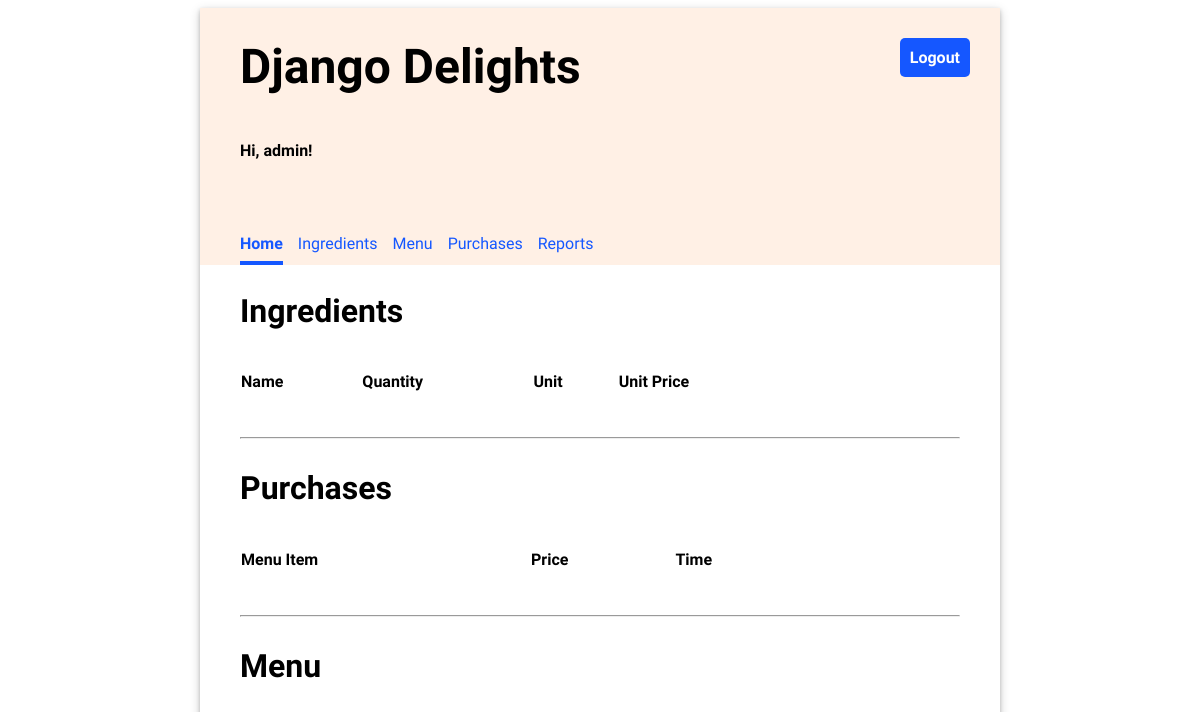
The app's page / (signed in), older data.
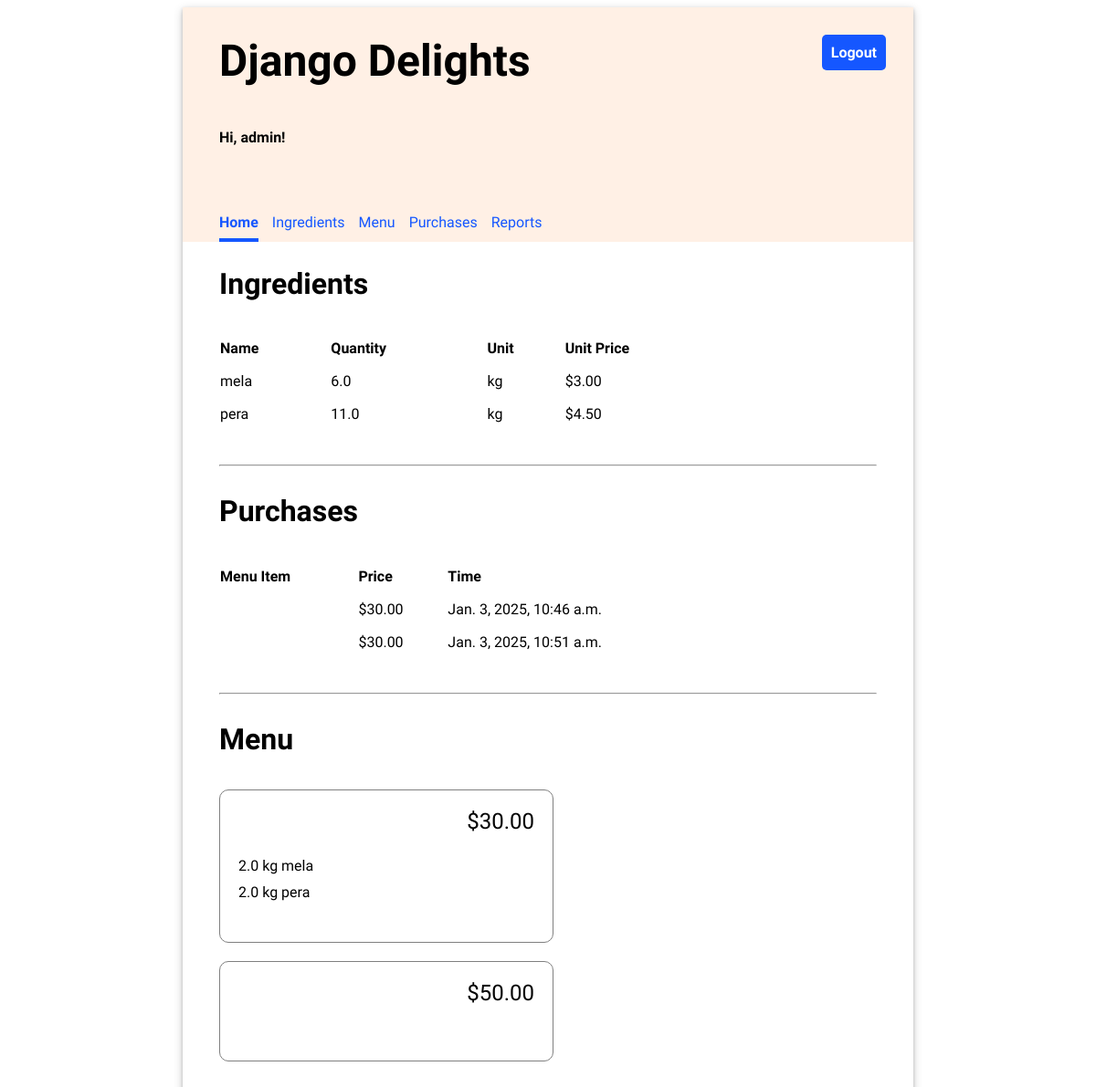
The same page, newer data.
### inventory/models.py (models this page shows, shortened)
class Ingredient(models.Model):
    name = models.CharField(max_length=100, unique=True)
    quantity = models.FloatField(default=0)
    unit = models.CharField(max_length=20)  # e.g., kg, liters, pieces
    price_per_unit = models.FloatField(default=0)

class Purchase(models.Model):
    menu_item = models.ForeignKey(MenuItem, on_delete=models.CASCADE)
    timestamp = models.DateTimeField(auto_now_add=True)

class MenuItem(models.Model):
    name = models.CharField(max_length=100, unique=True)
    price = models.FloatField(default=0.00)

class RecipeRequirement(models.Model):
    menu_item = models.ForeignKey(MenuItem, on_delete=models.CASCADE)
    ingredient = models.ForeignKey(Ingredient, on_delete=models.CASCADE)
    quantity = models.FloatField(default=0)
    class Meta:
        unique_together = ['menu_item', 'ingredient']

### inventory/views.py (the view)
# urls.py: path('', views.HomeView.as_view(), name='home'),
class HomeView(LoginRequiredMixin, TemplateView):
    template_name = "inventory/home.html"
    def get_context_data(self, **kwargs):
        context = super().get_context_data(**kwargs)
        context["ingredients"] = Ingredient.objects.all()
        context["menu_items"] = MenuItem.objects.all()
        context["purchases"] = Purchase.objects.all()
        return context

### inventory/templates/inventory/home.html (shortened to what this page needs)
{% extends 'base.html' %}
{% load static %}
{% block content %}
    <div class="home">
        <div>
            <h2>Ingredients</h2>
            <table class="inventory-table">
                <thead>
                    <tr>
                        <th>Name</th>
                        <th>Quantity</th>
                        <th>Unit</th>
                        <th>Unit Price</th>
                    </tr>
                </thead>
                <tbody>
                {% for ingredient in ingredients %}
                    <tr>
                        <td>{{ ingredient.name }}</td>
                        <td>{{ ingredient.quantity }}</td>
                        <td>{{ ingredient.unit }}</td>
                        <td class="price">${{ ingredient.price_per_unit|stringformat:".2f" }}</td>
                    </tr>
                {% endfor %}
                </tbody>
            </table>
        </div>
        <hr/>
        <div>
            <h2>Purchases</h2>
            <table class="inventory-table">
                <thead>
                    <tr>
                        <th>Menu Item</th>
                        <th>Price</th>
                        <th>Time</th>
                    </tr>
                </thead>
                <tbody>
                {% for purchase in purchases %}
                    <tr>
                        <td>{{ purchase.menu_item.title }}</td>
                        <td class="price">${{ purchase.menu_item.price|stringformat:".2f" }}</td>
                        <td>{{ purchase.timestamp }}</td>
                    </tr>
                {% endfor %}
                </tbody>
            </table>
        </div>
        <hr/>
        <div>
            <h2>Menu</h2>
            <ul class="menu-items">
            {% for menu_item in menu_items %}
                <li>
                    <div class="menu-item-header">
                        <div class="menu-item-price">${{ menu_item.price|stringformat:".2f" }}</div>
                    </div>
                    <ul class="menu-item-ingredients">
                        {% for recipe_requirement in menu_item.reciperequirement_set.all %}
                        <li>{{ recipe_requirement.quantity }} {{recipe_requirement.ingredient.unit }} {{ recipe_requirement.ingredient.name }}</li>
                        {% endfor %}
                    </ul>
                </li>
            {% endfor %}
            </ul>
        </div>
    </div>
{% endblock %}

### inventory/templates/base.html (shortened to what this page needs)
{% load static %}
<!DOCTYPE html>
<html>
<head>
  <link rel="stylesheet" type="text/css" href="{% static 'inventory/style.css' %}" />
</head>
<body>
  <div class="app">
  <header>
    <div class="header-first-row">
      <h1 class="title">Django Delights</h1>
      {% if user.is_authenticated %}
      <a class="logout" href="/logout">Logout</a>
      {% endif %}
    </div>
    {% if user.is_authenticated %}
      <p>Hi, {{ user.username }}!</p>
      <nav class="navbar">
        {% url 'home' as home_url %}
        {% url 'ingredients' as ingredients_url %}
        {% url 'menu' as menu_url %}
        {% url 'purchases' as purchases_url %}
        {% url 'reports' as reports_url %}
        <a class="nav-item{% if request.path == home_url %} current-page{% endif %}" href="{% url 'home' %}">Home</a>
        <a class="nav-item{% if request.path == ingredients_url %} current-page{% endif %}" href="{% url 'ingredients' %}">Ingredients</a>
        <a class="nav-item{% if request.path == menu_url %} current-page{% endif %}" href="{% url 'menu' %}">Menu</a>
        <a class="nav-item{% if request.path == purchases_url %} current-page{% endif %}" href="{% url 'purchases' %}">Purchases</a>
        <a class="nav-item{% if request.path == reports_url %} current-page{% endif %}" href="{% url 'reports' %}">Reports</a>
      </nav>
    {% endif %}
  </header>
  <main>
    {% block content %}{% endblock %}
  </main>
  </div>
</body>
</html>

### inventory/static/inventory/style.css (style rules this page uses)
body { font-family: 'Oxygen', sans-serif; }
hr { margin: 30px 0; }
header { background-color: #FFF0E5; min-height: 200px; display: flex; align-items: center; flex-direction: column; align-items: flex-start; padding-left: 40px; }
main { display: flex; flex-direction: column; padding: 0 40px 20px 40px; justify-content: center; }
main h2 { font-size: 2em; }
.app { min-width: 800px; max-width: 60%; margin: 0 auto; box-shadow: 0 2px 4px 0 rgba(0, 0, 0, 0.2), 0 3px 10px 0 rgba(0, 0, 0, 0.19); }
.title { font-size: 3em; padding: 30px 0; margin: auto 0; }
header p { font-weight: bold; }
.navbar { margin-top: 50px; display: flex; width: 100%; }
.navbar a { text-decoration: none; padding: 8px 0; color: #1557FF; margin-right: 15px; }
.navbar a:hover, .navbar .current-page { border-bottom: solid 4px #1557FF; border-spacing: 0 15px; font-weight: bold; }
main table { text-align: left; border-collapse: separate; border-spacing: 0 15px; width: 80%; }
.header-first-row { width: 100%; display: flex; justify-content: space-between; }
.logout { height: max-content; text-align: center; text-decoration: none; border: 0px; background-color: #1557FF; border-radius: 5px; color: white; padding: 10px; font-weight: bold; margin: 30px; font-size: 1em; }
.menu-items { display: flex; flex-wrap: wrap; padding: 0; justify-content: space-between; }
.menu-items * { padding: 0; }
.menu-items > li { display: flex; flex-direction: column; padding: 20px; border: 1px solid grey; margin: 10px 0; border-radius: 10px; justify-content: left; flex-basis: 45%; }
.menu-items, .menu-items ul { list-style-type: none; }
.menu-item-header { display: flex; flex-direction: row; justify-content: space-between; font-size: 1.5em; }
.menu-item-ingredients { padding: 20px 0; }
.menu-item-ingredients * { padding: 5px 0; }
a { text-decoration: none; color: #1557FF; }

Row changes from the older to the newer data that the page shows:
added Ingredient: name "mela", quantity "6.0", unit "kg", price_per_unit "3.00"
added Ingredient: name "pera", quantity "11.0", unit "kg", price_per_unit "4.50"
added Purchase: menu_item.price "30.00", timestamp "Jan. 3, 2025, 10:46 a.m."
added Purchase: menu_item.price "30.00", timestamp "Jan. 3, 2025, 10:51 a.m."
added MenuItem: price "30.00"
added RecipeRequirement: quantity "2.0", ingredient.unit "kg", ingredient.name "mela"
added RecipeRequirement: quantity "2.0", ingredient.unit "kg", ingredient.name "pera"
added MenuItem: price "50.00"
